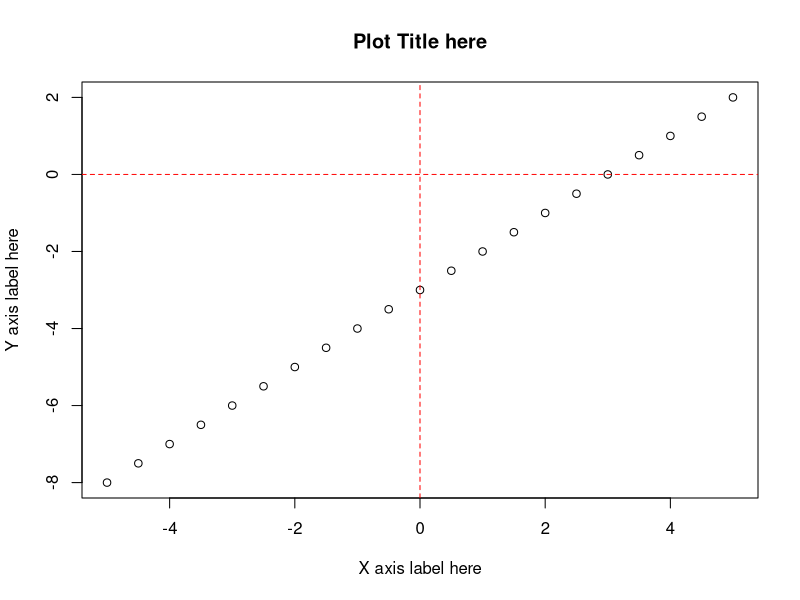
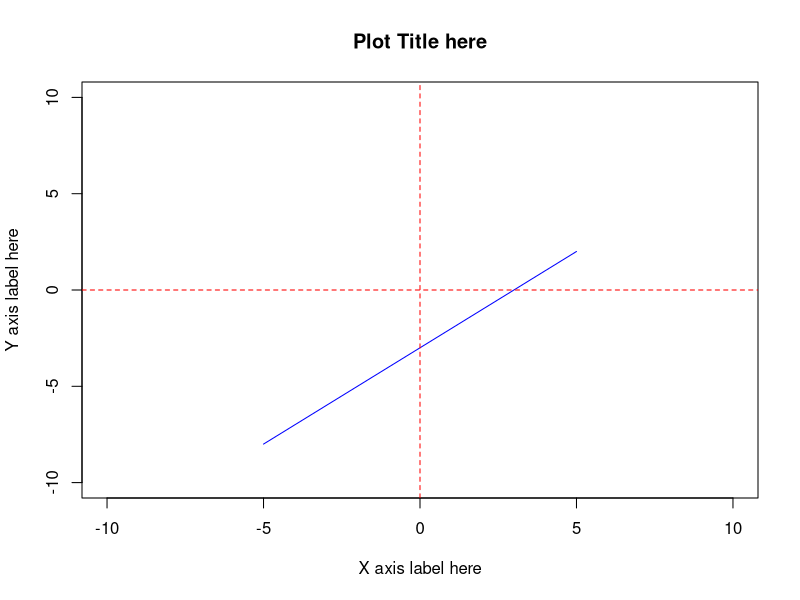
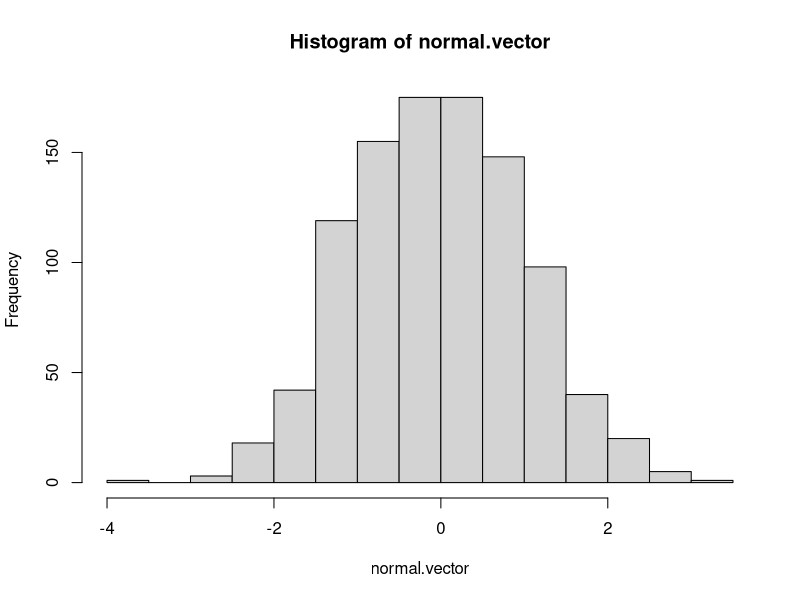
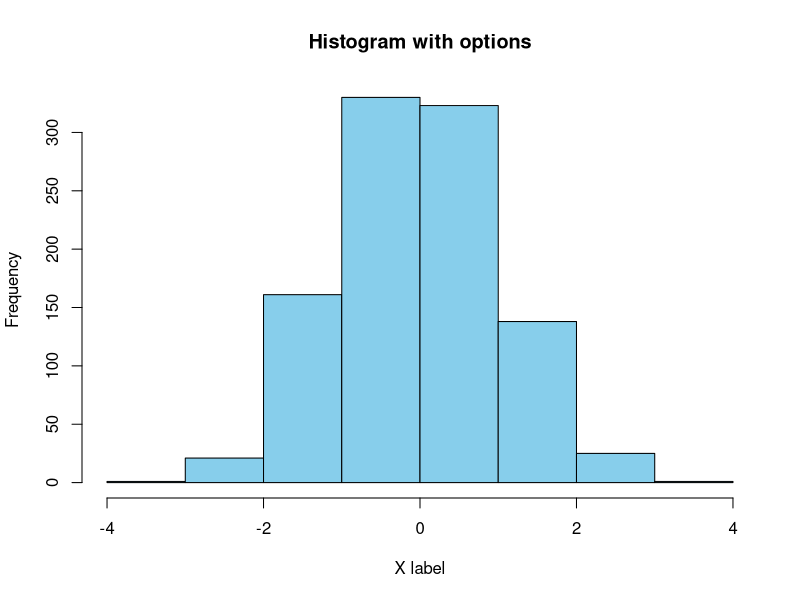
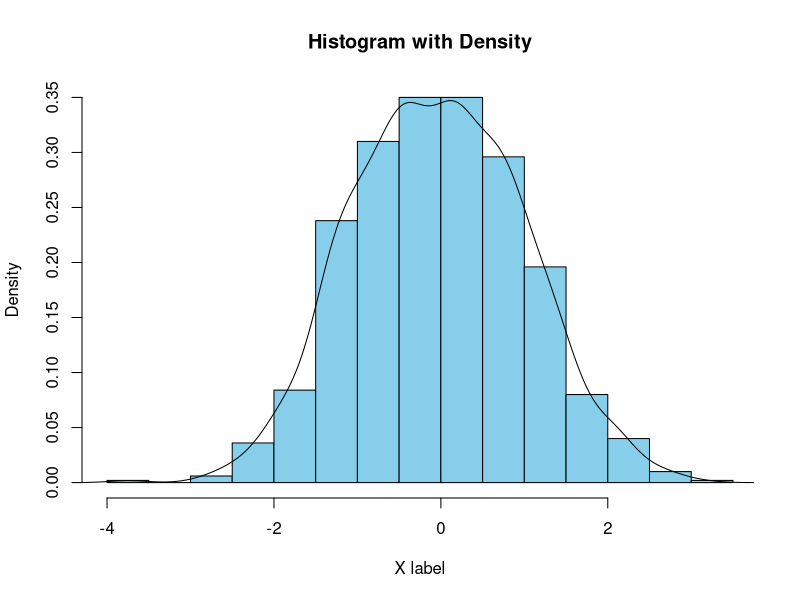
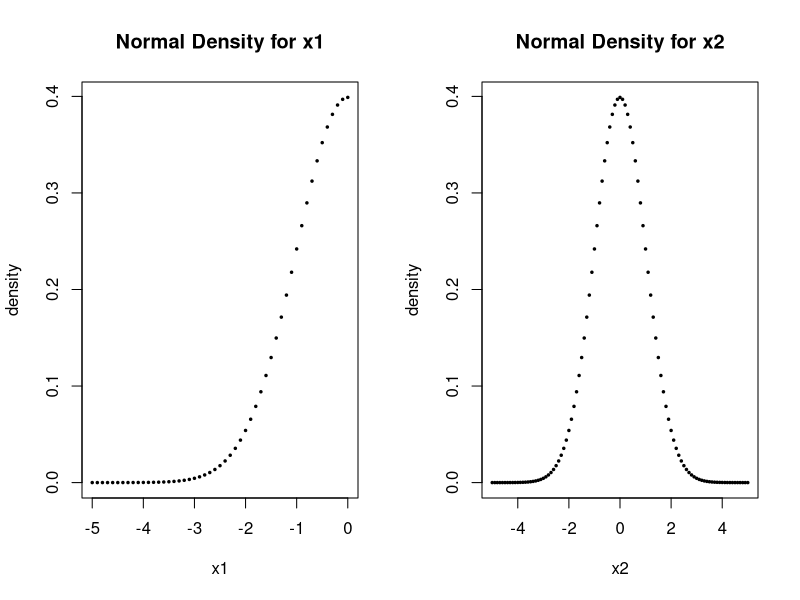
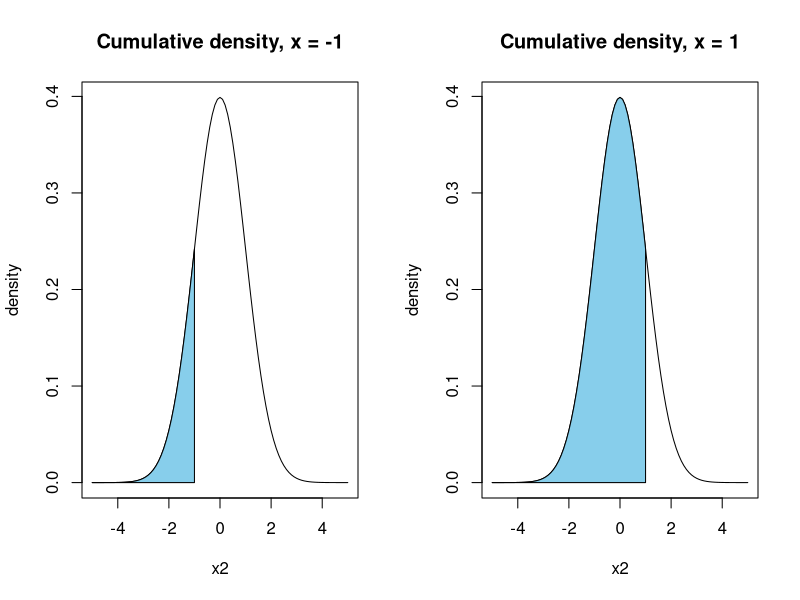
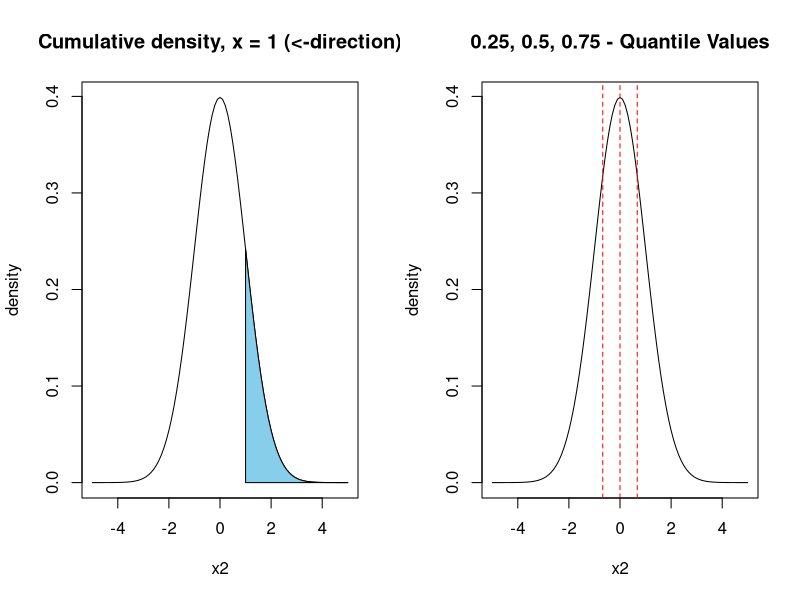

These charts were generated, in order, by the following R code:
## ---- chunk 1

x <- seq(-5, 5, by = 0.5) 

y <- x - 3

plot(x, y, 
     xlab = "X axis label here", 
     ylab = "Y axis label here", 
     main = "Plot Title here")

# These two lines draw the red dotted lines marking x = 0, y = 0
# the abline function adds custom lines to the plot generated above
abline(h = 0, lty = 2, col = 'red')
abline(v = 0, lty = 2, col = 'red')

## ---- chunk 2

plot(x, y,                       # input data
     type = 'l',                 # specifying type, 'p' for points 'l' for lines
     xlab = "X axis label here", # x axis label
     ylab = "Y axis label here", # y axis label
     main = "Plot Title here", # main title
     xlim = c(-10,10), # setting range for x
     ylim = c(-10,10), # setting range for y
     col = 'blue')     # set the color for data points 

# col can be a color name defined in R or a color generated by the function rgb()  
# or a code for a color. (google R colors for more help!)

# the abline function adds custom lines to the plot generated above
abline(h = 0, lty = 2, col = 'red')
abline(v = 0, lty = 2, col = 'red')

## ---- chunk 3
normal.vector <- rnorm(1000) 

# rnorm(() generates random points from a normal distribution
# more information about this function will be covered in the next section                     
     
# most basic form
hist(normal.vector)

# adding options

hist(normal.vector,                   # input data
     xlab = "X label",                # x axis label
     main = "Histogram with options", # main title 
     col = "skyblue", # setting the fill color for bars
     breaks = 5) # breaks specifies the number of bins
## ---- chunk 4
hist(normal.vector,                   # input data
     xlab = "X label",                # x axis label
     main = "Histogram with Density", # main title 
     col = "skyblue", # setting the fill color for bars
     probability = TRUE) # Density instead of counts 

lines(density(normal.vector)) # add a density line to the histogram
## ---- chunk 5

# Generate 5 samples drawn from a normal distribution with mean = 0 and sd = 1
rnorm(n = 5, mean = 0, sd = 1)
## ---- chunk 6
par(mfrow = c(1,2)) # setting layout for plots ( 1 x 2 plot window)

x1 <- seq(-5, 0, by = 0.1) 

plot(x1, dnorm(x1, mean = 0,sd = 1),
     ylab = "density", 
     main = "Normal Density for x1",
     pch = 20, cex = 0.5) # pch option changes the style for points 

x2 <- seq(-5, 5, by = 0.1)

plot(x2, dnorm(x2, mean = 0,sd = 1), 
     ylab = "density", 
     main = "Normal Density for x2",
     pch = 20, cex = 0.5) # pch option changes the style for points 


## ---- chunk 7

plot(x2, dnorm(x2, mean = 0,sd = 1), 
     ylab = "density", 
     main = "Cumulative density, x = -1",
     type = 'l')

x_cord <- c(-5,seq(-5,-1, by = 0.1),-1)
y_cord <- c(0,dnorm(seq(-5,-1, by = 0.1)),0)
polygon(x_cord, y_cord, col = 'skyblue')
## ---- chunk 8
pnorm(-1, mean = 0,sd = 1)
## ---- chunk 9
plot(x2, dnorm(x2, mean = 0,sd = 1), 
     ylab = "density", 
     main = "Cumulative density, x = 1",
     type = 'l')

x_cord <- c(-5,seq(-5,1, by = 0.1),1)
y_cord <- c(0,dnorm(seq(-5,1, by = 0.1)),0)
polygon(x_cord, y_cord, col = 'skyblue')
## ---- chunk 10
pnorm(1, mean = 0,sd = 1)
## ---- chunk 11
plot(x2, dnorm(x2, mean = 0,sd = 1), 
     ylab = "density", 
     main = "Cumulative density, x = 1 (<-direction)",
     type = 'l')

x_cord <- c(1,seq(1,5, by = 0.1),5)
y_cord <- c(0,dnorm(seq(1,5, by = 0.1)),0)
polygon(x_cord, y_cord, col = 'skyblue')
## ---- chunk 12
pnorm(1, mean = 0,sd = 1, lower.tail = FALSE)
## ---- chunk 13
plot(x2, dnorm(x2, mean = 0,sd = 1), 
     ylab = "density", 
     main = "0.25, 0.5, 0.75 - Quantile Values",
     type = 'l')

abline(v = qnorm(0.25), lty = 2, col = 'red')
abline(v = qnorm(0.5), lty = 2, col = 'red')
abline(v = qnorm(0.75), lty = 2, col = 'red')

## ---- chunk 14
qnorm(0.25, mean = 0,sd = 1)  
qnorm(0.5, mean = 0,sd = 1)  
qnorm(0.75, mean = 0,sd = 1)  
## ---- chunk 15
x <- seq(-5, 5, by = 0.5) 

y <- 2 * x

plot(x,y)
abline(v = 0, lty = 2, col = 'red')
abline(h = 0, lty = 2, col = 'red')

x_cord <- c(0,1,2,2)
y_cord <- c(0,2,4,0)
polygon(x_cord, y_cord, col = 'skyblue')
## ---- chunk 16
pnorm_viz <- function(input_value){
    x_range <- seq(-5,5, by = 0.1)
    plot(x_range, dnorm(x_range, mean = 0,sd = 1), 
       ylab = "density", 
       main = "Normal distribution from -5 to 5",
       type = 'l')
    
    poly_sequence <- seq(-5,input_value, by = 0.1)
    x_cord <- c(-5,poly_sequence,input_value)
    y_cord <- c(0,dnorm(poly_sequence),0)
    polygon(x_cord, y_cord, col = 'skyblue')
}
## ---- chunk 17
pnorm_viz(-1.5)
